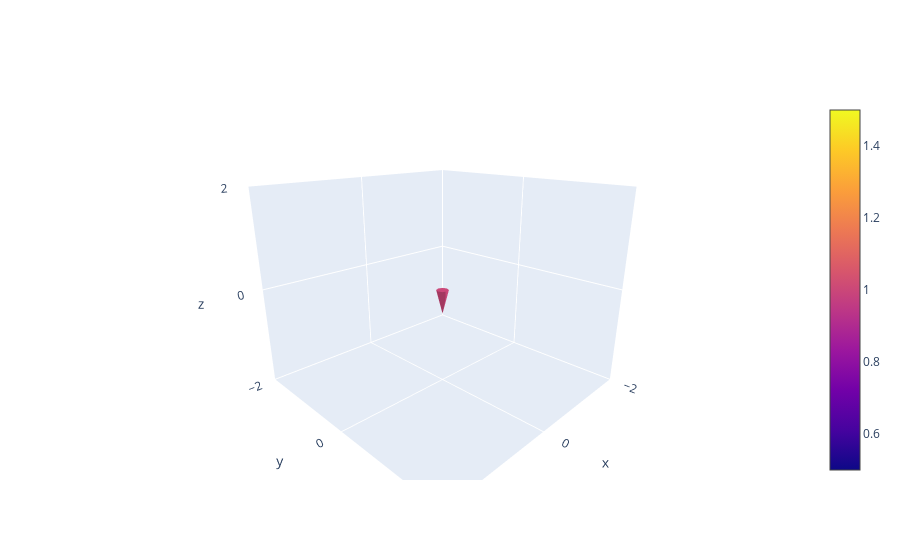

Notebook code for this chart:
### Code cell
go.Figure(data=cone_by_spherical(0, 0, 0, 180, 270)).update_layout(
        scene=dict(
            aspectratio=dict(x=1, y=1, z=0.8),
            camera_eye=dict(x=1.2, y=1.2, z=0.6),
            xaxis=dict(
                nticks=4,
                range=[-2, 2],
            ),
            yaxis=dict(
                nticks=4,
                range=[-2, 2],
            ),
            zaxis=dict(
                nticks=4,
                range=[-2, 2],
            ),
        )).show()

### Figure 1 — Plotly figure (JSON) as saved in the notebook; plotly's stock layout.template omitted (floating-point values rounded to 4 significant figures)
{"data": [{"anchor": "tail", "sizemode": "absolute", "type": "cone", "u": [-2.25e-32], "v": [-1.225e-16], "w": [-1], "x": [0], "y": [0], "z": [0]}], "layout": {"scene": {"aspectratio": {"x": 1, "y": 1, "z": 0.8}, "camera": {"eye": {"x": 1.2, "y": 1.2, "z": 0.6}}, "xaxis": {"nticks": 4, "range": [-2, 2]}, "yaxis": {"nticks": 4, "range": [-2, 2]}, "zaxis": {"nticks": 4, "range": [-2, 2]}}}}
